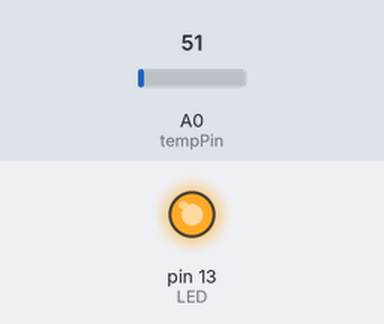
The sketch below on a simulated Arduino Uno, built with avr-gcc and run on an emulated ATmega328P. Parts: output pins drawn as LEDs (lit = HIGH). Inputs (shaded band) come from the test bench; at power-on: A0 (tempPin) = 51. What the sketch prints to the serial monitor is not drawn.

Above: at 2.5 s.
At 32.5 s:
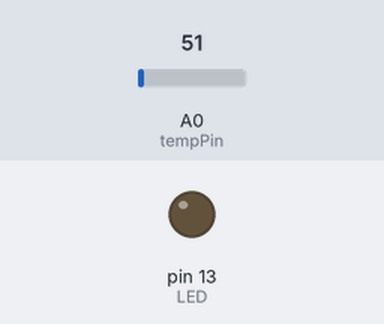
Timing chart, 0 to 78.0 s (numbered marks = the images above):
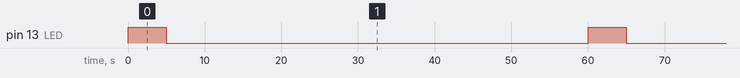

The sketch:

lm35_1.ino
```cpp
float data;
int tempPin=0;
int tipo = 1;
int num_sensor = 1;

void setup(){
    Serial.begin(9600);
    pinMode(LED_BUILTIN, OUTPUT); //LED
}

void loop(){
    data = analogRead(tempPin);
    data = (5 * data * 100) / 1024;

    Serial.print(tipo);
    Serial.print(" ");
    Serial.print(num_sensor);
    Serial.print(" ");
    Serial.println(data);

    //LED
    digitalWrite(LED_BUILTIN,HIGH);
    delay(5000);
    digitalWrite(LED_BUILTIN,LOW);

    delay(55000);
}
```

Measured:
- by itself, pin 13 (LED): alternates HIGH for 5.0 s and LOW for 55.0 s
